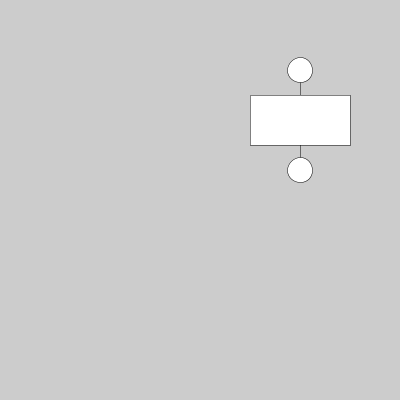
Frame 1 (no input)
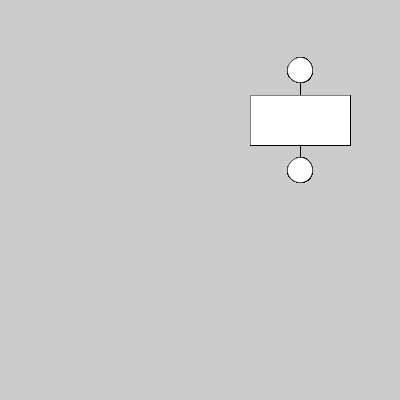
Frame 60 (the mouse pressed at the canvas centre just before this capture)
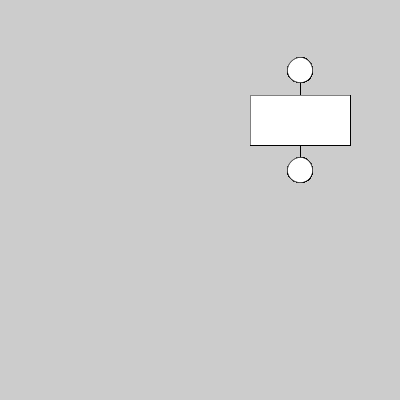
Frame 120 (the mouse held since frame 60 and released just before this capture)

The Processing sketch that drew these frames (run headless with seeded random() and noise(); from frame 60 on, the mouse is pressed at the canvas centre):

// Processing sketch: aula20_g01_exe3
// ── aula20_g01_exe3.pde
void setup() {
  size(400, 400);
}

void draw() {
  translate(200, 20);
  scale(0.5);
  line(200, 100, 200, 300);
  rect(100, 150, 200, 100);
  ellipse(200, 100, 50, 50);
  ellipse(200, 300, 50, 50);
}
